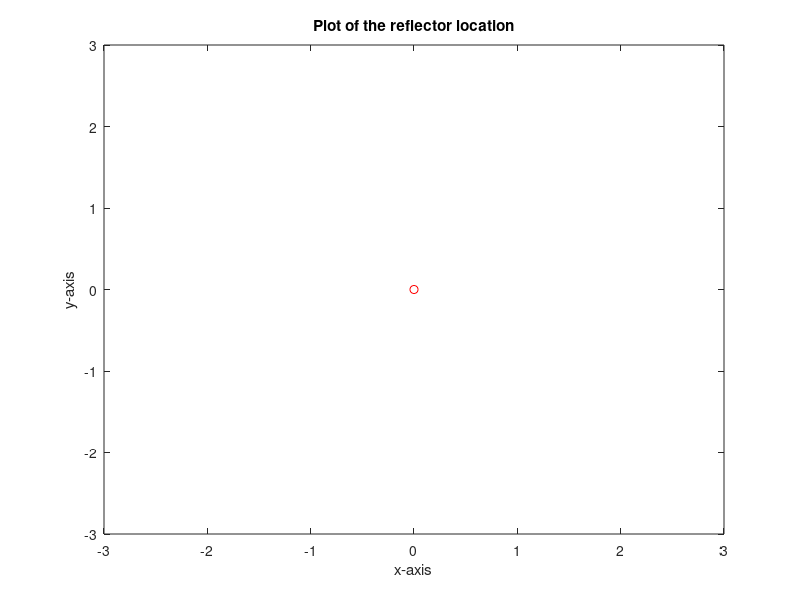

The MATLAB source for this figure: (Note: this script raises an error after producing the figure.)
function lab2()
%% LAB2 demonstrates the SICK LMS291 LIDAR
%
%   [] = LAB2( )
%
%   This is a skeleton file for the LIDAR lab. It assumes you have already
%   called rosinit(URI) in the workspace, i.e., 
%
%   >> rosinit('http://192.168.0.123:11311');
%
% See also ROSINIT
%
% Copyright (C) 2019, by JRS

% Pseudo code for plotting
% rho = ranges
% alpha = bearing angles
% gamma = intensities
% indices = alpha >= thresh
% rhoHat = rho(indices)
% alphaHat = alpha(indices)
% [x,y] = pol2cart(alphaHat, rhoHat)
% plot(x, y, 'r')

%% Global variables
% These implement the functionality of C's kbhit.
global kbhit;
kbhit = false;
%% Local variables
alpha = (-pi/4:pi/360:pi/4)';       % Bearing angles are fixed by hardware
%% Figure setup
close all; 
figure('Name','SICK LMS291 LIDAR Stream','KeyPressFcn',@mykbhit);
% Ranges

h = plot(0,0,'ro');
title('Plot of the reflector location');
axis([-3 3 -3 3]);
xlabel('x-axis');
ylabel('y-axis');

%% Subscribes to the ROS /scan topic
laser = rossubscriber('/scan');

% These two variables are to track the effective scan rate
i=0;
tic;
% Main loop. Hit any key to break out of (with the figure in focus)
originRho = 2.2467;
originAlpha = -0.2356;
[originX, originY] = pol2cart(originAlpha, originRho); % X and Y translation of our frame with Lidar's frame
theta = -0.7914; %rotation of our frame with lidar's frame

while ~kbhit
    % Waits for scan data with timeout of 10 seconds
    scan_data = receive(laser,10);
    i = i+1;
    %origin: x = 107.2cm y= 189; P2: x = same; y +200
    
    myGamma = scan_data.Intensities >= 250; %The reflectivity values we are interested in
    rhoHat = scan_data.Ranges(myGamma); %The range values we are interested in
    alphaHat = alpha(myGamma); %The alpha values we are interested in
    
    myRho = mean(rhoHat); %calculating the mean of alpha vlues
    myAlpha = mean(alphaHat);%calculating the mean of alpha vlues
         
    [x,y] = pol2cart(myAlpha, myRho); 
     
    %theta = atan2(y - originY, x - originX); 
    %was used to calculate the rotation of our frame compared to lidar's frame

    %creating the rotation matrix
    A = [cos(theta) -sin(theta) originX; sin(theta) cos(theta) originY; 0 0 1];
    invA = inv(A); 
    frame = [x;y;1];
    resolved = invA * frame;
    
    %resolved value of x and y wrt our frame
    resolvedX = resolved(1);
    resolvedY = resolved(2); 
    
    % updated the value of the x and y on the plot
    set(h,'xdata',resolvedX, 'ydata', resolvedY);
    drawnow;

end
% Calculate and display the frame rate
toc;
fprintf('Effective scan rate was %0.1f Hz\n',i/toc);



function mykbhit( ~, ~ )
%% MYKBHIT simulates kbhit in 'C'
global kbhit;
kbhit = true;
